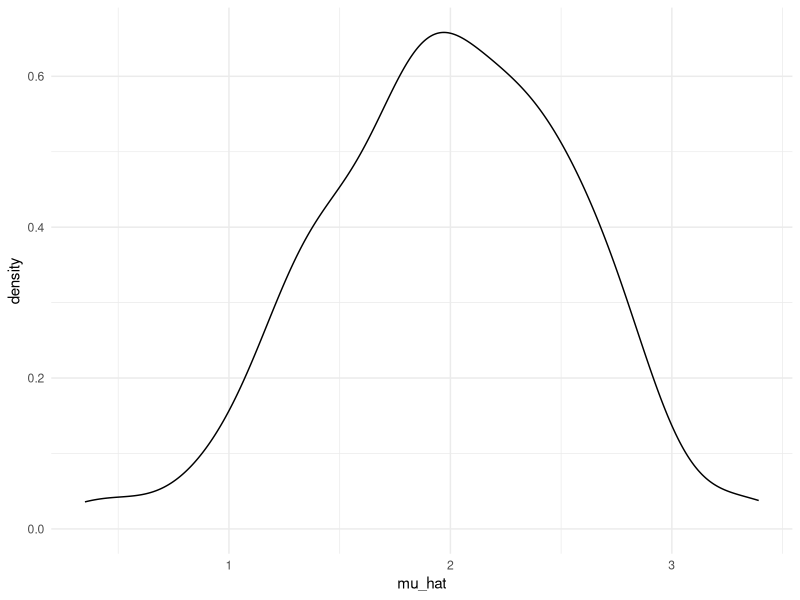

Reproduce this figure in R.
## ---- chunk 1
library(tidyverse)
knitr::opts_chunk$set(
  fig.width = 12,
  fig.asp = .6,
  out.width = "90%"
)

theme_set(theme_minimal() + theme(legend.position = "bottom"))

options(
  ggplot2.continuous.colour = "viridis",
  ggplot2.continuous.fill = "viridis"
)

scale_colour_discrete = scale_colour_viridis_d
scale_fill_discrete = scale_fill_viridis_d

set.seed(1)
## ---- chunk 2
sim_mean_sd = function(n, mu = 2, sigma = 3) {
  
  sim_data = tibble(
    x = rnorm(n, mean = mu, sd = sigma),
  )
  
  sim_data %>% 
    summarize(
      mu_hat = mean(x),
      sigma_hat = sd(x)
    )
}
## ---- chunk 3
output = vector("list", 100)

for (i in 1:100) {
  output[[i]] = sim_mean_sd(30)
}

sim_results = bind_rows(output)
## ---- chunk 4
sim_results = 
  rerun(100, sim_mean_sd(30, 2, 3)) %>% 
  bind_rows()
## ---- chunk 5
sim_results %>% 
  ggplot(aes(x = mu_hat)) + 
  geom_density()
